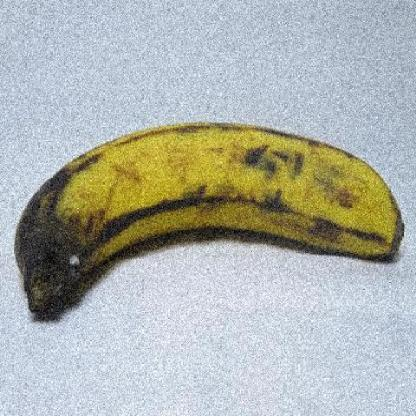
#> input picture Data/overripe/overripe0.jpg, 416 x 416 px
$ python -i segmentation.py   (imports and definitions only)
#> lines starting #> are read from the running program, lines starting #| are printed output that depends on the picture; after the words box and inside, x2 and y2 are one past the last pixel; in counts of white or black regions, pixels touching at a corner belong together
#> further down, picture is the input picture: shape (416, 416, 3); mean B, G, R 173, 179.3, 174.9
import cv2
import numpy as np

def segment_image(image):
    """
    Phân đoạn ảnh dùng Mean Shift và Color Thresholding (Step 2 & 3 part 1):
    1. Mean Shift Filtering để làm phẳng màu (posterization).
    2. Chuyển sang HSV để tách màu Chuối (Vàng/Xanh).
    3. Tạo mask nhị phân.
    4. Xử lý hình thái học.

    Args:
        image: Ảnh đầu vào đã qua Gaussian Blur (BGR).

    Returns:
        mask: Ảnh nhị phân (0 và 255), 255 là vùng chuối.
    """
    if image is None:
        return None

    # --- Bước 2: Phân đoạn ảnh bằng Mean Shift ---
    # sp: Bán kính không gian (Spatial Window Radius)
    # sr: Bán kính màu (Color Window Radius)
    # Mean Shift giúp làm mịn ảnh, gộp các regions cùng màu, xóa chi tiết nhiễu.
    shifted = cv2.pyrMeanShiftFiltering(image, sp=15, sr=30)
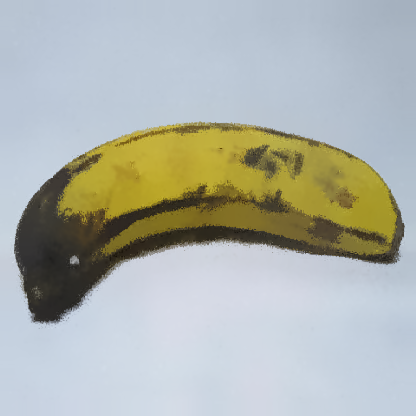
#> shifted: shape (416, 416, 3); mean B, G, R 173, 179.7, 175.3

    # --- Bước 3 (Phần 1): Tạo mặt nạ (Binary Mask) dựa trên màu sắc ---
    # Chuyển sang không gian màu HSV
    hsv_shifted = cv2.cvtColor(shifted, cv2.COLOR_BGR2HSV)
#> hsv_shifted: shape (416, 416, 3); mean H, S, V 85, 55, 192.5

    # Định nghĩa khoảng màu cho chuối (Vàng đến Xanh lá)
    # Lưu ý: Hue trong OpenCV là 0-179.
    # Chuối chín (Vàng): Hue khoảng 20-30 (tương ứng 40-60 độ)
    # Chuối xanh (Xanh lá): Hue khoảng 30-70 (tương ứng 60-140 độ)
    # Ta lấy khoảng rộng từ 10 (Cam vàng) đến 90 (Xanh cyan) để bao quát.

    lower_banana = np.array([15, 40, 40])  # Hue min, Sat min, Val min
    upper_banana = np.array([90, 255, 255]) # Hue max, Sat max, Val max

    # Tạo mask
    mask = cv2.inRange(hsv_shifted, lower_banana, upper_banana)
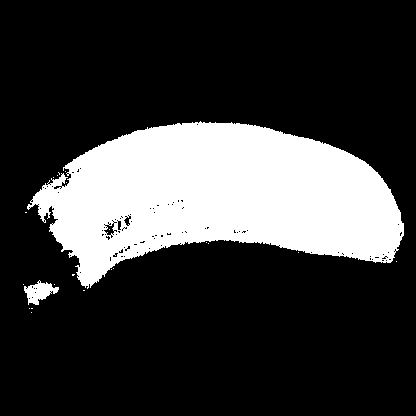
#> mask: shape (416, 416); 22.8% white; 22 white regions (20 under 20 px), largest, box (x1, y1, x2, y2) and area: (27, 121, 404, 289) 39013, (24, 280, 59, 305) 456

    # --- Bước 3 (Phần 2): Xử lý hình thái học ---
    # Dùng kernel để khử nhiễu
    kernel = np.ones((5, 5), np.uint8)

    # Morphology Open: Xóa nhiễu trắng nhỏ trên nền đen
    mask = cv2.morphologyEx(mask, cv2.MORPH_OPEN, kernel, iterations=2)
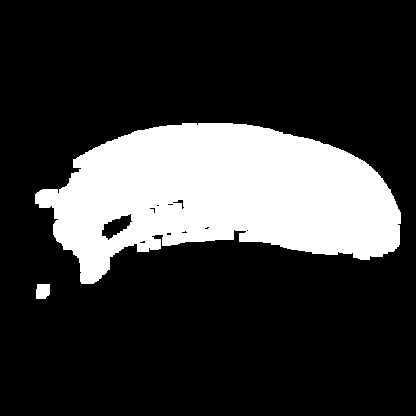
#> mask: shape (416, 416); 21.7% white; 2 white regions, box (x1, y1, x2, y2) and area: (35, 123, 401, 284) 37406, (36, 284, 50, 299) 193

    # Morphology Close: Lấp lỗ đen nhỏ trong vùng trắng (chuối)
    mask = cv2.morphologyEx(mask, cv2.MORPH_CLOSE, kernel, iterations=2)
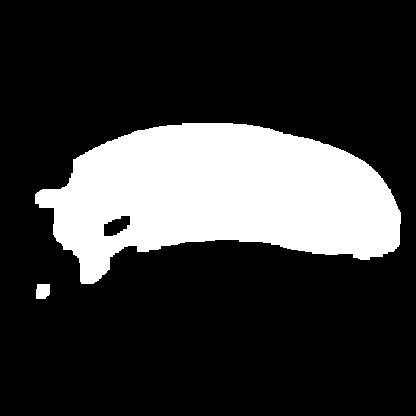
#> mask: shape (416, 416); 21.9% white; 2 white regions, box (x1, y1, x2, y2) and area: (35, 123, 401, 284) 37682, (36, 284, 50, 299) 193

    return mask

>>> import cv2
>>> picture = cv2.imread('../Data/overripe/overripe0.jpg')
>>> result = segment_image(picture)

$ run again, on Data/overripe/overripe1.jpg
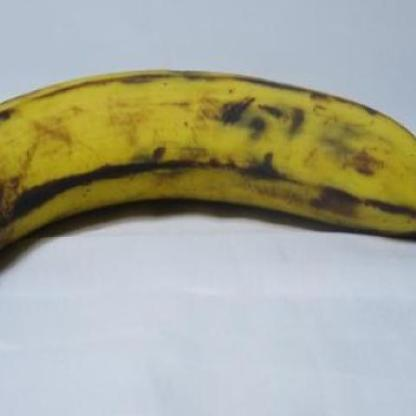
#> input picture Data/overripe/overripe1.jpg, 416 x 416 px
#> picture is the input picture: shape (416, 416, 3); mean B, G, R 151.1, 168.4, 167.3
#> hsv_shifted: shape (416, 416, 3); mean H, S, V 77.9, 75.1, 182.1
#> in segment_image, `mask = cv2.inRange(hsv_shifted, lower_banana, upper_banana)`:
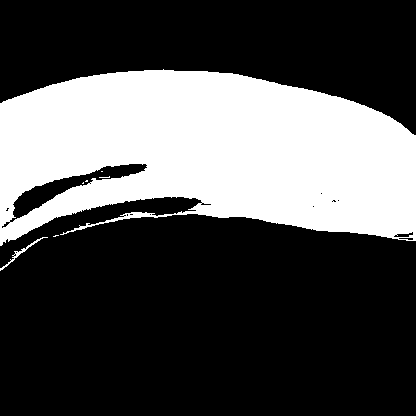
#> mask: shape (416, 416); 31.4% white; 7 white regions (5 under 20 px), largest, box (x1, y1, x2, y2) and area: (0, 69, 416, 246) 54186, (0, 237, 48, 271) 137
#> in segment_image, `mask = cv2.morphologyEx(mask, cv2.MORPH_CLOSE, kernel, iterations=2)`:
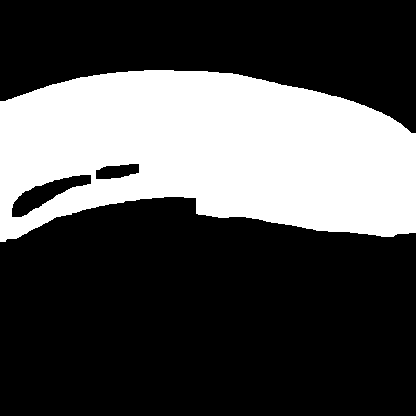
#> mask: shape (416, 416); 31.1% white; 1 white region, box (x1, y1, x2, y2) and area: (0, 70, 416, 242) 53784
